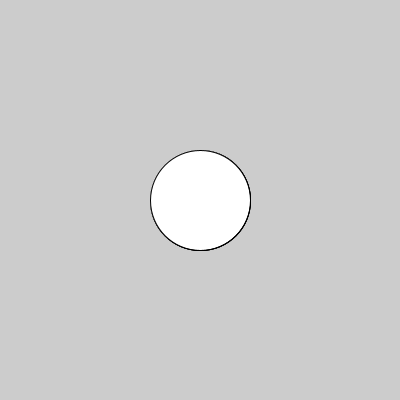
Frame 1 (no input)
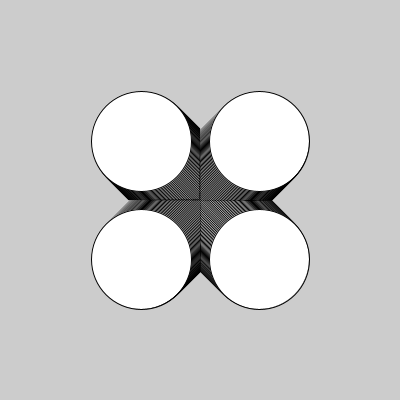
Frame 60 (the mouse pressed at the canvas centre just before this capture)
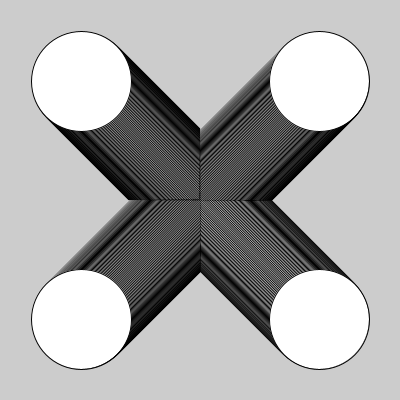
Frame 120 (the mouse held since frame 60 and released just before this capture)

The Processing sketch that drew these frames (run headless with seeded random() and noise(); from frame 60 on, the mouse is pressed at the canvas centre):

// Processing sketch: circlemove
// ── circlemove.pde

float[] x =new float[4];
float[] y =new float[4];

boolean touched =false;
void setup() {
  size(400, 400);
  for(int i=0;i<4;i++){
    x[i]=200;
    y[i]=200;
  }
  
  
}
void draw(){
    
    if(x[1]==0){
      touched=true;
    }if(touched){
       oppositemove();
    }if(touched && x[1]>400){
       touched=false;
    }if(touched==false){
    normalmove();
    }
    println(x[1]);
}
void normalmove(){
  ellipse(x[0]++,y[0]++,100,100);
  ellipse(x[1]--,y[1]--,100,100);
  ellipse(x[2]++,y[2]--,100,100);
  ellipse(x[3]--,y[3]++,100,100);
  
}
void oppositemove(){
  ellipse(x[0]--,y[0]--,100,100);
  ellipse(x[1]++,y[1]++,100,100);
  ellipse(x[2]--,y[2]++,100,100);
  ellipse(x[3]++,y[3]--,100,100);
}
